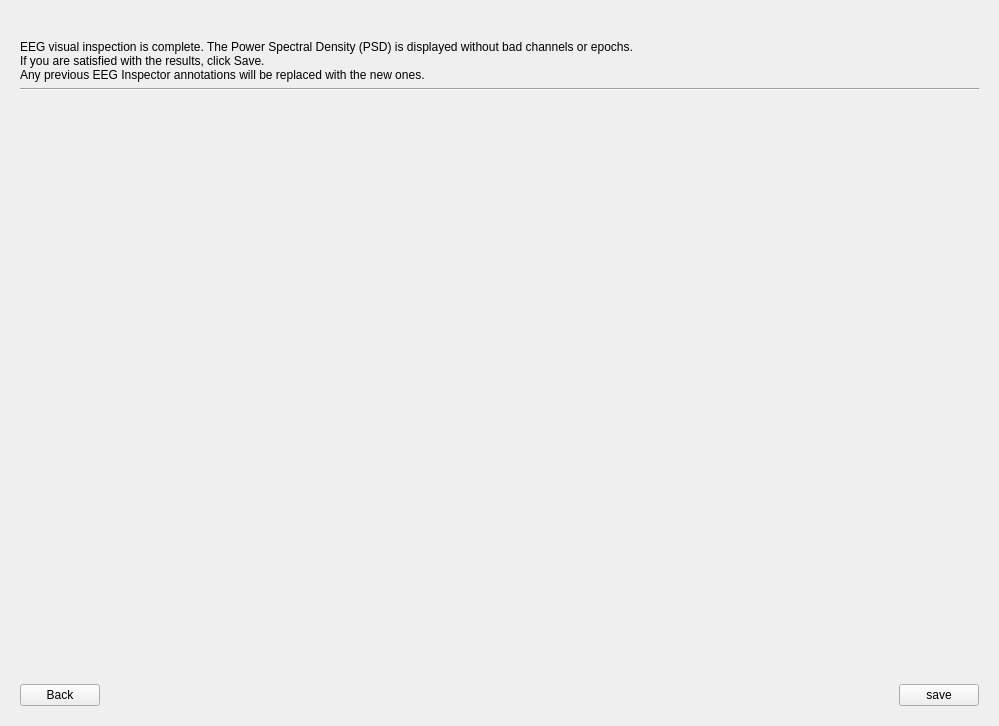
<?xml version="1.0" encoding="UTF-8"?>
<ui version="4.0">
 <class>EEGInspectorView</class>
 <widget class="QWidget" name="EEGInspectorView">
  <property name="geometry">
   <rect>
    <x>0</x>
    <y>0</y>
    <width>999</width>
    <height>726</height>
   </rect>
  </property>
  <property name="windowTitle">
   <string>Form</string>
  </property>
  <layout class="QVBoxLayout" name="verticalLayout_3">
   <item>
    <widget class="QLabel" name="file_name_label1">
     <property name="font">
      <font>
       <italic>false</italic>
       <bold>false</bold>
      </font>
     </property>
     <property name="text">
      <string/>
     </property>
    </widget>
   </item>
   <item>
    <widget class="QStackedWidget" name="StackedWidget">
     <property name="currentIndex">
      <number>3</number>
     </property>
     <widget class="QWidget" name="Page1">
      <layout class="QVBoxLayout" name="verticalLayout">
       <item>
        <widget class="QLabel" name="label">
         <property name="text">
          <string>&lt;html&gt;&lt;head/&gt;&lt;body&gt;&lt;p&gt;&lt;span style=&quot; font-weight:700;&quot;&gt;Inspect EEG channels&lt;/span&gt;&lt;/p&gt;&lt;p&gt;Visually inspect EEG signals to quickly identify and select bad channels and epochs for exclusion.&lt;/p&gt;&lt;p&gt;Performance may be slower for long recordings with many channels.&lt;/p&gt;&lt;/body&gt;&lt;/html&gt;</string>
         </property>
        </widget>
       </item>
       <item>
        <spacer name="verticalSpacer_6">
         <property name="orientation">
          <enum>Qt::Orientation::Vertical</enum>
         </property>
         <property name="sizeType">
          <enum>QSizePolicy::Policy::Fixed</enum>
         </property>
         <property name="sizeHint" stdset="0">
          <size>
           <width>20</width>
           <height>20</height>
          </size>
         </property>
        </spacer>
       </item>
       <item>
        <widget class="QLabel" name="desc_label11">
         <property name="font">
          <font>
           <italic>false</italic>
           <bold>false</bold>
          </font>
         </property>
         <property name="text">
          <string>Browse to your EEG file, select the montage, and wait for the data to load.
Then, mark the non-brain channels for exclusion, confirm your selection, and click Next to proceed with further analysis.</string>
         </property>
        </widget>
       </item>
       <item>
        <layout class="QHBoxLayout" name="horizontalLayout_11">
         <item>
          <widget class="QLineEdit" name="edf_lineEdit">
           <property name="font">
            <font>
             <italic>false</italic>
             <bold>false</bold>
            </font>
           </property>
          </widget>
         </item>
         <item>
          <widget class="QPushButton" name="edf_pushButton">
           <property name="font">
            <font>
             <italic>false</italic>
             <bold>false</bold>
            </font>
           </property>
           <property name="text">
            <string>Choose</string>
           </property>
          </widget>
         </item>
        </layout>
       </item>
       <item>
        <spacer name="verticalSpacer_7">
         <property name="orientation">
          <enum>Qt::Orientation::Vertical</enum>
         </property>
         <property name="sizeType">
          <enum>QSizePolicy::Policy::Fixed</enum>
         </property>
         <property name="sizeHint" stdset="0">
          <size>
           <width>20</width>
           <height>10</height>
          </size>
         </property>
        </spacer>
       </item>
       <item>
        <widget class="QWidget" name="figure_placeholder1" native="true">
         <property name="sizePolicy">
          <sizepolicy hsizetype="Expanding" vsizetype="Expanding">
           <horstretch>0</horstretch>
           <verstretch>0</verstretch>
          </sizepolicy>
         </property>
         <property name="minimumSize">
          <size>
           <width>0</width>
           <height>0</height>
          </size>
         </property>
        </widget>
       </item>
       <item>
        <spacer name="verticalSpacer_8">
         <property name="orientation">
          <enum>Qt::Orientation::Vertical</enum>
         </property>
         <property name="sizeType">
          <enum>QSizePolicy::Policy::Preferred</enum>
         </property>
         <property name="sizeHint" stdset="0">
          <size>
           <width>20</width>
           <height>40</height>
          </size>
         </property>
        </spacer>
       </item>
       <item>
        <layout class="QHBoxLayout" name="horizontalLayout_13">
         <item>
          <spacer name="horizontalSpacer_3">
           <property name="orientation">
            <enum>Qt::Orientation::Horizontal</enum>
           </property>
           <property name="sizeHint" stdset="0">
            <size>
             <width>40</width>
             <height>20</height>
            </size>
           </property>
          </spacer>
         </item>
         <item>
          <widget class="QLabel" name="desc_label13">
           <property name="font">
            <font>
             <italic>false</italic>
             <bold>false</bold>
            </font>
           </property>
           <property name="text">
            <string>Click on &quot;Next&quot; once your selection is finished or click on &quot;skip&quot; if you want to skip this step.</string>
           </property>
          </widget>
         </item>
         <item>
          <widget class="QPushButton" name="NextButton1">
           <property name="enabled">
            <bool>false</bool>
           </property>
           <property name="font">
            <font>
             <italic>false</italic>
             <bold>false</bold>
            </font>
           </property>
           <property name="text">
            <string>Next</string>
           </property>
          </widget>
         </item>
         <item>
          <widget class="QPushButton" name="SkipButton1">
           <property name="enabled">
            <bool>false</bool>
           </property>
           <property name="font">
            <font>
             <italic>false</italic>
             <bold>false</bold>
            </font>
           </property>
           <property name="text">
            <string>Skip</string>
           </property>
          </widget>
         </item>
        </layout>
       </item>
      </layout>
     </widget>
     <widget class="QWidget" name="Page2">
      <layout class="QVBoxLayout" name="verticalLayout_5">
       <item>
        <layout class="QHBoxLayout" name="horizontalLayout">
         <item>
          <widget class="QTextEdit" name="textEdit">
           <property name="sizePolicy">
            <sizepolicy hsizetype="Expanding" vsizetype="Preferred">
             <horstretch>0</horstretch>
             <verstretch>0</verstretch>
            </sizepolicy>
           </property>
           <property name="maximumSize">
            <size>
             <width>16777215</width>
             <height>80</height>
            </size>
           </property>
           <property name="frameShape">
            <enum>QFrame::Shape::NoFrame</enum>
           </property>
           <property name="readOnly">
            <bool>true</bool>
           </property>
           <property name="html">
            <string>&lt;!DOCTYPE HTML PUBLIC &quot;-//W3C//DTD HTML 4.0//EN&quot; &quot;http://www.w3.org/TR/REC-html40/strict.dtd&quot;&gt;
&lt;html&gt;&lt;head&gt;&lt;meta name=&quot;qrichtext&quot; content=&quot;1&quot; /&gt;&lt;meta charset=&quot;utf-8&quot; /&gt;&lt;style type=&quot;text/css&quot;&gt;
p, li { white-space: pre-wrap; }
hr { height: 1px; border-width: 0; }
li.unchecked::marker { content: &quot;\2610&quot;; }
li.checked::marker { content: &quot;\2612&quot;; }
&lt;/style&gt;&lt;/head&gt;&lt;body style=&quot; font-size:12pt; font-weight:400; font-style:normal;&quot;&gt;
&lt;p style=&quot; margin-top:0px; margin-bottom:0px; margin-left:0px; margin-right:0px; -qt-block-indent:0; text-indent:0px;&quot;&gt;Select noisy channels to exclude them from further analysis.&lt;br /&gt;Select channels that appear different from the others.&lt;br /&gt;Click on the signal view, then use &lt;span style=&quot; font-weight:700;&quot;&gt;+&lt;/span&gt; / &lt;span style=&quot; font-weight:700;&quot;&gt;–&lt;/span&gt; to adjust display sensitivity.&lt;/p&gt;&lt;/body&gt;&lt;/html&gt;</string>
           </property>
          </widget>
         </item>
         <item>
          <widget class="QTextEdit" name="textEdit_3">
           <property name="sizePolicy">
            <sizepolicy hsizetype="Expanding" vsizetype="Preferred">
             <horstretch>0</horstretch>
             <verstretch>0</verstretch>
            </sizepolicy>
           </property>
           <property name="maximumSize">
            <size>
             <width>350</width>
             <height>80</height>
            </size>
           </property>
           <property name="frameShape">
            <enum>QFrame::Shape::NoFrame</enum>
           </property>
           <property name="readOnly">
            <bool>true</bool>
           </property>
           <property name="html">
            <string>&lt;!DOCTYPE HTML PUBLIC &quot;-//W3C//DTD HTML 4.0//EN&quot; &quot;http://www.w3.org/TR/REC-html40/strict.dtd&quot;&gt;
&lt;html&gt;&lt;head&gt;&lt;meta name=&quot;qrichtext&quot; content=&quot;1&quot; /&gt;&lt;meta charset=&quot;utf-8&quot; /&gt;&lt;style type=&quot;text/css&quot;&gt;
p, li { white-space: pre-wrap; }
hr { height: 1px; border-width: 0; }
li.unchecked::marker { content: &quot;\2610&quot;; }
li.checked::marker { content: &quot;\2612&quot;; }
&lt;/style&gt;&lt;/head&gt;&lt;body style=&quot; font-size:12pt; font-weight:400; font-style:normal;&quot;&gt;
&lt;p style=&quot; margin-top:0px; margin-bottom:0px; margin-left:0px; margin-right:0px; -qt-block-indent:0; text-indent:0px;&quot;&gt;&lt;span style=&quot; font-weight:700;&quot;&gt;Warning:&lt;/span&gt; EEG inspector events previously saved in the PSG file are not displayed.&lt;/p&gt;&lt;/body&gt;&lt;/html&gt;</string>
           </property>
          </widget>
         </item>
        </layout>
       </item>
       <item>
        <spacer name="verticalSpacer_2">
         <property name="orientation">
          <enum>Qt::Orientation::Vertical</enum>
         </property>
         <property name="sizeType">
          <enum>QSizePolicy::Policy::Preferred</enum>
         </property>
         <property name="sizeHint" stdset="0">
          <size>
           <width>20</width>
           <height>50</height>
          </size>
         </property>
        </spacer>
       </item>
       <item>
        <widget class="QWidget" name="figure_placeholder2" native="true">
         <property name="sizePolicy">
          <sizepolicy hsizetype="Preferred" vsizetype="Expanding">
           <horstretch>0</horstretch>
           <verstretch>0</verstretch>
          </sizepolicy>
         </property>
         <property name="minimumSize">
          <size>
           <width>0</width>
           <height>0</height>
          </size>
         </property>
        </widget>
       </item>
       <item>
        <layout class="QHBoxLayout" name="horizontalLayout_2">
         <item>
          <widget class="QPushButton" name="BackButton2">
           <property name="font">
            <font>
             <italic>false</italic>
             <bold>false</bold>
            </font>
           </property>
           <property name="text">
            <string>Back</string>
           </property>
          </widget>
         </item>
         <item>
          <spacer name="horizontalSpacer_2">
           <property name="orientation">
            <enum>Qt::Orientation::Horizontal</enum>
           </property>
           <property name="sizeHint" stdset="0">
            <size>
             <width>40</width>
             <height>20</height>
            </size>
           </property>
          </spacer>
         </item>
         <item>
          <widget class="QLabel" name="desc_label22">
           <property name="font">
            <font>
             <italic>false</italic>
             <bold>false</bold>
            </font>
           </property>
           <property name="text">
            <string>Click on &quot;Next&quot; once your selection is finished.</string>
           </property>
          </widget>
         </item>
         <item>
          <widget class="QPushButton" name="NextButton2">
           <property name="enabled">
            <bool>true</bool>
           </property>
           <property name="font">
            <font>
             <italic>false</italic>
             <bold>false</bold>
            </font>
           </property>
           <property name="text">
            <string>Next</string>
           </property>
          </widget>
         </item>
        </layout>
       </item>
      </layout>
     </widget>
     <widget class="QWidget" name="Page3">
      <layout class="QVBoxLayout" name="verticalLayout_2">
       <item>
        <layout class="QHBoxLayout" name="horizontalLayout_3">
         <property name="sizeConstraint">
          <enum>QLayout::SizeConstraint::SetDefaultConstraint</enum>
         </property>
         <item>
          <widget class="QTextEdit" name="textEdit_2">
           <property name="sizePolicy">
            <sizepolicy hsizetype="Expanding" vsizetype="Preferred">
             <horstretch>0</horstretch>
             <verstretch>0</verstretch>
            </sizepolicy>
           </property>
           <property name="maximumSize">
            <size>
             <width>16777215</width>
             <height>90</height>
            </size>
           </property>
           <property name="frameShape">
            <enum>QFrame::Shape::NoFrame</enum>
           </property>
           <property name="readOnly">
            <bool>true</bool>
           </property>
           <property name="html">
            <string>&lt;!DOCTYPE HTML PUBLIC &quot;-//W3C//DTD HTML 4.0//EN&quot; &quot;http://www.w3.org/TR/REC-html40/strict.dtd&quot;&gt;
&lt;html&gt;&lt;head&gt;&lt;meta name=&quot;qrichtext&quot; content=&quot;1&quot; /&gt;&lt;meta charset=&quot;utf-8&quot; /&gt;&lt;style type=&quot;text/css&quot;&gt;
p, li { white-space: pre-wrap; }
hr { height: 1px; border-width: 0; }
li.unchecked::marker { content: &quot;\2610&quot;; }
li.checked::marker { content: &quot;\2612&quot;; }
&lt;/style&gt;&lt;/head&gt;&lt;body style=&quot; font-size:12pt; font-weight:400; font-style:normal;&quot;&gt;
&lt;p style=&quot; margin-top:0px; margin-bottom:0px; margin-left:0px; margin-right:0px; -qt-block-indent:0; text-indent:0px;&quot;&gt;Select bad epochs to exclude them from further analysis.&lt;/p&gt;
&lt;p style=&quot; margin-top:0px; margin-bottom:0px; margin-left:0px; margin-right:0px; -qt-block-indent:0; text-indent:0px;&quot;&gt;Click on the signal view, then use &lt;span style=&quot; font-weight:700;&quot;&gt;+ / –&lt;/span&gt; to adjust display sensitivity.&lt;/p&gt;
&lt;p style=&quot; margin-top:0px; margin-bottom:0px; margin-left:0px; margin-right:0px; -qt-block-indent:0; text-indent:0px;&quot;&gt;When viewing the entire recording (long recordings only), right-click on the signal view to display 30-second windows.&lt;/p&gt;&lt;/body&gt;&lt;/html&gt;</string>
           </property>
          </widget>
         </item>
         <item>
          <widget class="QTextEdit" name="textEdit_4">
           <property name="sizePolicy">
            <sizepolicy hsizetype="Expanding" vsizetype="Preferred">
             <horstretch>0</horstretch>
             <verstretch>0</verstretch>
            </sizepolicy>
           </property>
           <property name="maximumSize">
            <size>
             <width>350</width>
             <height>90</height>
            </size>
           </property>
           <property name="frameShape">
            <enum>QFrame::Shape::NoFrame</enum>
           </property>
           <property name="readOnly">
            <bool>true</bool>
           </property>
           <property name="html">
            <string>&lt;!DOCTYPE HTML PUBLIC &quot;-//W3C//DTD HTML 4.0//EN&quot; &quot;http://www.w3.org/TR/REC-html40/strict.dtd&quot;&gt;
&lt;html&gt;&lt;head&gt;&lt;meta name=&quot;qrichtext&quot; content=&quot;1&quot; /&gt;&lt;meta charset=&quot;utf-8&quot; /&gt;&lt;style type=&quot;text/css&quot;&gt;
p, li { white-space: pre-wrap; }
hr { height: 1px; border-width: 0; }
li.unchecked::marker { content: &quot;\2610&quot;; }
li.checked::marker { content: &quot;\2612&quot;; }
&lt;/style&gt;&lt;/head&gt;&lt;body style=&quot; font-size:12pt; font-weight:400; font-style:normal;&quot;&gt;
&lt;p style=&quot; margin-top:0px; margin-bottom:0px; margin-left:0px; margin-right:0px; -qt-block-indent:0; text-indent:0px;&quot;&gt;&lt;span style=&quot; font-weight:700;&quot;&gt;Warning:&lt;/span&gt; EEG inspector events previously saved in the PSG file are not displayed.&lt;/p&gt;&lt;/body&gt;&lt;/html&gt;</string>
           </property>
          </widget>
         </item>
        </layout>
       </item>
       <item>
        <widget class="Line" name="line_3">
         <property name="orientation">
          <enum>Qt::Orientation::Horizontal</enum>
         </property>
        </widget>
       </item>
       <item>
        <layout class="QHBoxLayout" name="horizontalLayout_31">
         <item>
          <widget class="QLabel" name="desc_label32">
           <property name="font">
            <font>
             <italic>false</italic>
             <bold>false</bold>
            </font>
           </property>
           <property name="text">
            <string>Size of sliding windows:</string>
           </property>
          </widget>
         </item>
         <item>
          <widget class="QComboBox" name="Epoch_len_comboBox">
           <property name="font">
            <font>
             <italic>false</italic>
             <bold>false</bold>
            </font>
           </property>
           <item>
            <property name="text">
             <string>10 seconds</string>
            </property>
           </item>
           <item>
            <property name="text">
             <string>30 seconds</string>
            </property>
           </item>
          </widget>
         </item>
         <item>
          <widget class="QPushButton" name="ApplyButton">
           <property name="font">
            <font>
             <italic>false</italic>
             <bold>false</bold>
            </font>
           </property>
           <property name="text">
            <string>Apply</string>
           </property>
          </widget>
         </item>
         <item>
          <spacer name="horizontalSpacer_31">
           <property name="orientation">
            <enum>Qt::Orientation::Horizontal</enum>
           </property>
           <property name="sizeHint" stdset="0">
            <size>
             <width>40</width>
             <height>20</height>
            </size>
           </property>
          </spacer>
         </item>
        </layout>
       </item>
       <item>
        <spacer name="verticalSpacer_3">
         <property name="orientation">
          <enum>Qt::Orientation::Vertical</enum>
         </property>
         <property name="sizeType">
          <enum>QSizePolicy::Policy::Preferred</enum>
         </property>
         <property name="sizeHint" stdset="0">
          <size>
           <width>20</width>
           <height>40</height>
          </size>
         </property>
        </spacer>
       </item>
       <item>
        <widget class="QWidget" name="figure_placeholder3" native="true">
         <property name="sizePolicy">
          <sizepolicy hsizetype="Expanding" vsizetype="Expanding">
           <horstretch>0</horstretch>
           <verstretch>0</verstretch>
          </sizepolicy>
         </property>
         <property name="minimumSize">
          <size>
           <width>0</width>
           <height>0</height>
          </size>
         </property>
        </widget>
       </item>
       <item>
        <layout class="QHBoxLayout" name="horizontalLayout_32">
         <item>
          <widget class="QPushButton" name="BackButton3">
           <property name="font">
            <font>
             <italic>false</italic>
             <bold>false</bold>
            </font>
           </property>
           <property name="text">
            <string>Back</string>
           </property>
          </widget>
         </item>
         <item>
          <spacer name="horizontalSpacer_32">
           <property name="orientation">
            <enum>Qt::Orientation::Horizontal</enum>
           </property>
           <property name="sizeHint" stdset="0">
            <size>
             <width>40</width>
             <height>20</height>
            </size>
           </property>
          </spacer>
         </item>
         <item>
          <widget class="QLabel" name="desc_label_33">
           <property name="font">
            <font>
             <italic>false</italic>
             <bold>false</bold>
            </font>
           </property>
           <property name="text">
            <string>Click on &quot;Next&quot; once your selection is finished.</string>
           </property>
          </widget>
         </item>
         <item>
          <widget class="QPushButton" name="NextButton3">
           <property name="enabled">
            <bool>false</bool>
           </property>
           <property name="font">
            <font>
             <italic>false</italic>
             <bold>false</bold>
            </font>
           </property>
           <property name="text">
            <string>Next</string>
           </property>
          </widget>
         </item>
        </layout>
       </item>
      </layout>
     </widget>
     <widget class="QWidget" name="Page4">
      <layout class="QVBoxLayout" name="verticalLayout_4">
       <item>
        <widget class="QLabel" name="desc_label41">
         <property name="font">
          <font>
           <italic>false</italic>
           <bold>false</bold>
          </font>
         </property>
         <property name="text">
          <string>EEG visual inspection is complete. The Power Spectral Density (PSD) is displayed without bad channels or epochs.
If you are satisfied with the results, click Save.
Any previous EEG Inspector annotations will be replaced with the new ones.</string>
         </property>
         <property name="wordWrap">
          <bool>true</bool>
         </property>
        </widget>
       </item>
       <item>
        <widget class="Line" name="line_4">
         <property name="orientation">
          <enum>Qt::Orientation::Horizontal</enum>
         </property>
        </widget>
       </item>
       <item>
        <widget class="QWidget" name="figure_placeholder4" native="true">
         <property name="minimumSize">
          <size>
           <width>0</width>
           <height>0</height>
          </size>
         </property>
        </widget>
       </item>
       <item>
        <spacer name="verticalSpacer_4">
         <property name="orientation">
          <enum>Qt::Orientation::Vertical</enum>
         </property>
         <property name="sizeHint" stdset="0">
          <size>
           <width>20</width>
           <height>40</height>
          </size>
         </property>
        </spacer>
       </item>
       <item>
        <spacer name="verticalSpacer">
         <property name="orientation">
          <enum>Qt::Orientation::Vertical</enum>
         </property>
         <property name="sizeHint" stdset="0">
          <size>
           <width>20</width>
           <height>40</height>
          </size>
         </property>
        </spacer>
       </item>
       <item>
        <layout class="QHBoxLayout" name="horizontalLayout_42">
         <item>
          <widget class="QPushButton" name="BackButton4">
           <property name="font">
            <font>
             <italic>false</italic>
             <bold>false</bold>
            </font>
           </property>
           <property name="text">
            <string>Back</string>
           </property>
          </widget>
         </item>
         <item>
          <spacer name="horizontalSpacer_4">
           <property name="orientation">
            <enum>Qt::Orientation::Horizontal</enum>
           </property>
           <property name="sizeHint" stdset="0">
            <size>
             <width>40</width>
             <height>20</height>
            </size>
           </property>
          </spacer>
         </item>
         <item>
          <widget class="QPushButton" name="SaveButton">
           <property name="enabled">
            <bool>true</bool>
           </property>
           <property name="font">
            <font>
             <italic>false</italic>
             <bold>false</bold>
            </font>
           </property>
           <property name="text">
            <string>save</string>
           </property>
          </widget>
         </item>
        </layout>
       </item>
      </layout>
     </widget>
    </widget>
   </item>
  </layout>
 </widget>
 <resources>
  <include location="../../../../../snooz-toolbox/src/main/python/ui/themes/themes.qrc"/>
 </resources>
 <connections/>
</ui>
